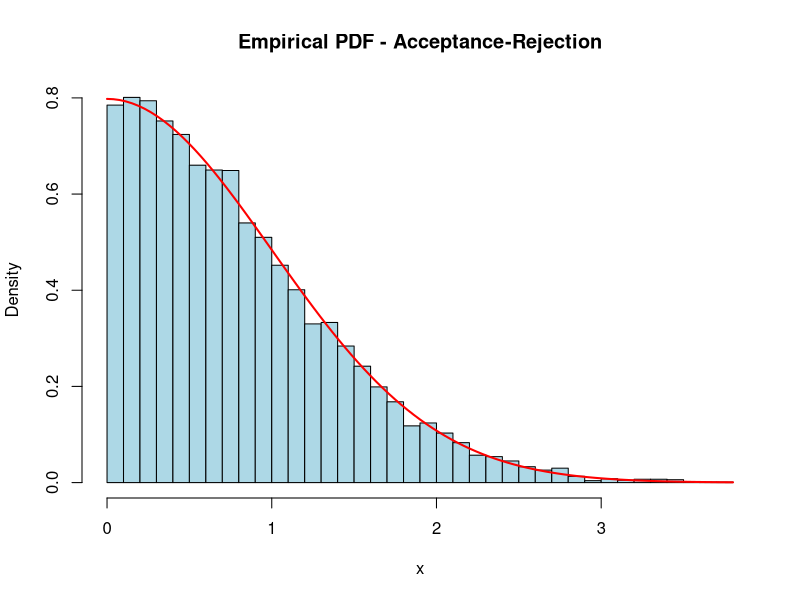
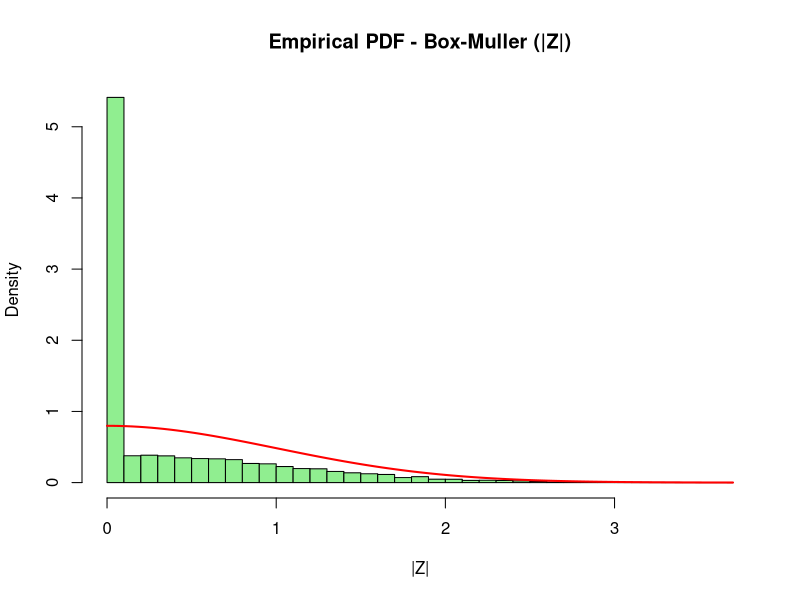

Generate these figures, in order, with R:
### -------------------------------------------
### Exercise 2
### Topic 2: Acceptance-rejection method and Box-Muller algorithm
### -------------------------------------------

# Define the target probability density function
f <- function(x) {
  (2 / sqrt(2 * pi)) * exp(-x^2 / 2)
}

# Define the exercise density function g(x)
g <- function(x) {
  exp(-x)
}

# Determine the constant c as the maximum of f(x) / g(x)
c <- sqrt(2 * exp(1) / pi)

##### Part 2.1: Implement the acceptance-rejection method

set.seed(123)  # Random seed for reproducibility
M <- 10^4  # Number of realizations from exercise
samples <- numeric(M)  # Initialize the vector
count <- 0  # Counter for the number of accepted samples
total_trials <- 0 # Counter for the total number of trials

# Perform acceptance-rejection 
while (count < M) {
  Y <- rexp(1)  # Sample from the proposal distribution g(x)
  U <- runif(1)  # Sample from uniform random number 0-1
  total_trials <- total_trials + 1  # Increment the total number of trials
  # Check if it is less or equal than the acceptance ratio
  if (U <= f(Y) / (c * g(Y))) {
    count <- count + 1 # Counter for accepted samples
    samples[count] <- Y # Store accepted sample
  }
}

# Display the first few accepted samples
head(samples)
# 0.8434573 1.3290549 0.1028700 0.3142273 1.4154478 0.3856068

##### Part 2.2: Determine the acceptance probability

# Theoretical acceptance probability
acceptance_probability_theoretical <- 1 / c
print(acceptance_probability_theoretical)
# 0.7601735

# Observed acceptance probability
acceptance_probability_observed <- M / total_trials
print(acceptance_probability_observed)
# 0.7634753

##### Part 2.3: Implement the Box-Muller algorithm

set.seed(123)  # For reproducibility
M <- 10^4  # Number of realizations
Z1 <- numeric(M) # Initialize vector for first normal samples
Z2 <- numeric(M) # Initialize vector for second normal samples

# Generating normal samples using Box-Muller transform
for (i in 1:(M/2)) {
  U1 <- runif(1) # Generate first uniform random number
  U2 <- runif(1) # Generate second uniform random number
  
  # Apply Box-Muller transform 
  Z1[i] <- sqrt(-2 * log(U1)) * cos(2 * pi * U2) 
  Z2[i] <- sqrt(-2 * log(U1)) * sin(2 * pi * U2)
}

Z <- c(Z1, Z2)  # Combine Z1 and Z2
head(Z) # Display results
# 0.3763186  0.9919799  0.3361111  0.8815332 -1.0507947 -0.2843938

##### Part 2.4: Compare empirical pdfs

# Absolute values of the Box-Muller samples
Z_abs <- abs(Z)

# Plotting area to have two plots in one column
par(mfrow = c(2, 1))

# Histogram for the acceptance-rejection samples
png("exercise_2_4_empirical_pdf_AR.png")
hist(samples, breaks = 50, probability = TRUE, main = "Empirical PDF - Acceptance-Rejection", xlab = "x", col = "lightblue")
curve(f, add = TRUE, col = "red", lwd = 2)
dev.off() # close png device

# Histogram for the absolute values of the Box-Muller samples
png("exercise_2_4_empirical_pdf_BM.png")
hist(Z_abs, breaks = 50, probability = TRUE, main = "Empirical PDF - Box-Muller (|Z|)", xlab = "|Z|", col = "lightgreen")
curve(f, add = TRUE, col = "red", lwd = 2)
dev.off() # close png device
